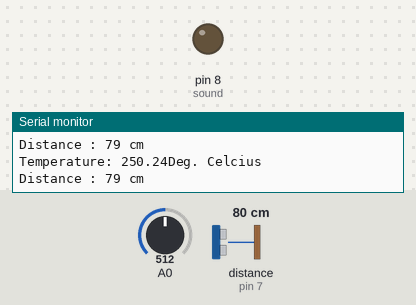
Bench run of a sketch on a simulated Arduino Uno, built with avr-gcc and run on an emulated ATmega328P. On the bench: output pins drawn as LEDs (lit = HIGH), the last lines printed to the serial monitor. Wiring (inferred from the names in the program): ultrasonic range finder: trigger pin 6; echo pin 7. Dashed ring = blinking. Inputs (shaded band) come from the test bench; at power-on: distance to the obstacle (sensor on pin 7) 80 cm, A0 = 512. The echo pulse lasts 58.3 µs per cm; pins used as bus, display or sensor lines are not drawn.

Above: at 1.2 s.
1.3 s: distance to the obstacle (sensor on pin 7) set to 64 cm
4.3 s: distance to the obstacle (sensor on pin 7) set to 57 cm
At 4.53 s:
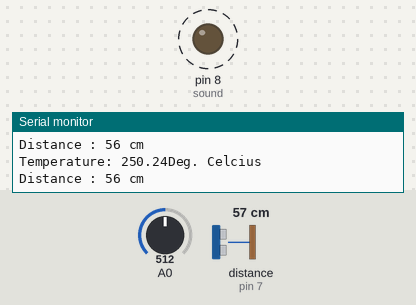
7.3 s: distance to the obstacle (sensor on pin 7) set to 120 cm
At 7.7 s:
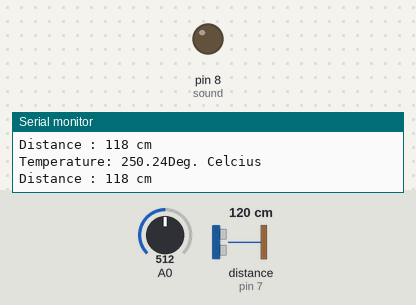
8.8 s: distance to the obstacle (sensor on pin 7) set to 35 cm
At 9.19 s:
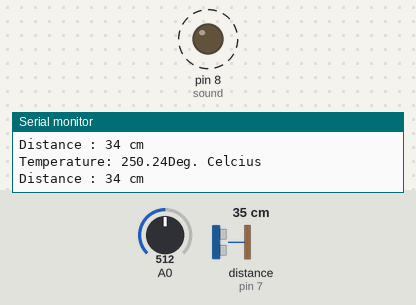
Timing chart, 0 to 12.8 s (numbered marks = the images above; inputs shaded):
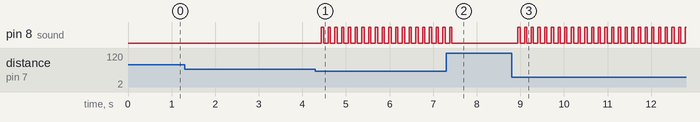

The sketch:

ccmask.ino
```cpp
#define echoPin 7
#define trigPin 6
int sound = 8;
int Vin;  // Variable to read the value from Arduino A0
float Temperature; // variable that receives the converted voltage


long duration;
int distance;
void setup(){
  Serial.begin(9600);
  pinMode(trigPin,OUTPUT);
  pinMode(echoPin,INPUT);
  pinMode(sound,OUTPUT);
 }

void loop(){
  digitalWrite(trigPin,LOW);
  delayMicroseconds(2);
  digitalWrite(trigPin,HIGH);
  delayMicroseconds(10);
  digitalWrite(trigPin,LOW);

  duration=pulseIn(echoPin,HIGH);
  distance=(duration*0.034/2);
  Serial.print("Distance : ");
  Serial.print(distance);
  Serial.println(" cm ");
  delay(50);

  Vin = analogRead(0);    //Tell the Arduino to read the voltage on pin A0
  Temperature = (500.0 * Vin)/1023; // Convert the read value into a voltage
  Serial.print("Temperature: ");
  Serial.print(Temperature);
  Serial.println("Deg. Celcius");
  delay(50);

  if(distance<60){
    digitalWrite(sound,HIGH);
    delay(50);
    digitalWrite(sound,LOW);
  }

  else{
    digitalWrite(sound,LOW);
  }


}
```

Measured:
- the behaviour switches between 61 and 60 cm on distance to the obstacle (sensor on pin 7) (found by bisection; images 0 and 1)
- after the input at 4.3 s, pin 8 (sound): alternates HIGH for 0.05 s and LOW for 0.10 s, starting after 0.13 s
- after the input at 7.3 s, pin 8 (sound): goes on until 7.4 s, then stays LOW
- after the input at 8.8 s, pin 8 (sound): alternates HIGH for 0.05 s and LOW for 0.10 s, starting after 0.14 s
